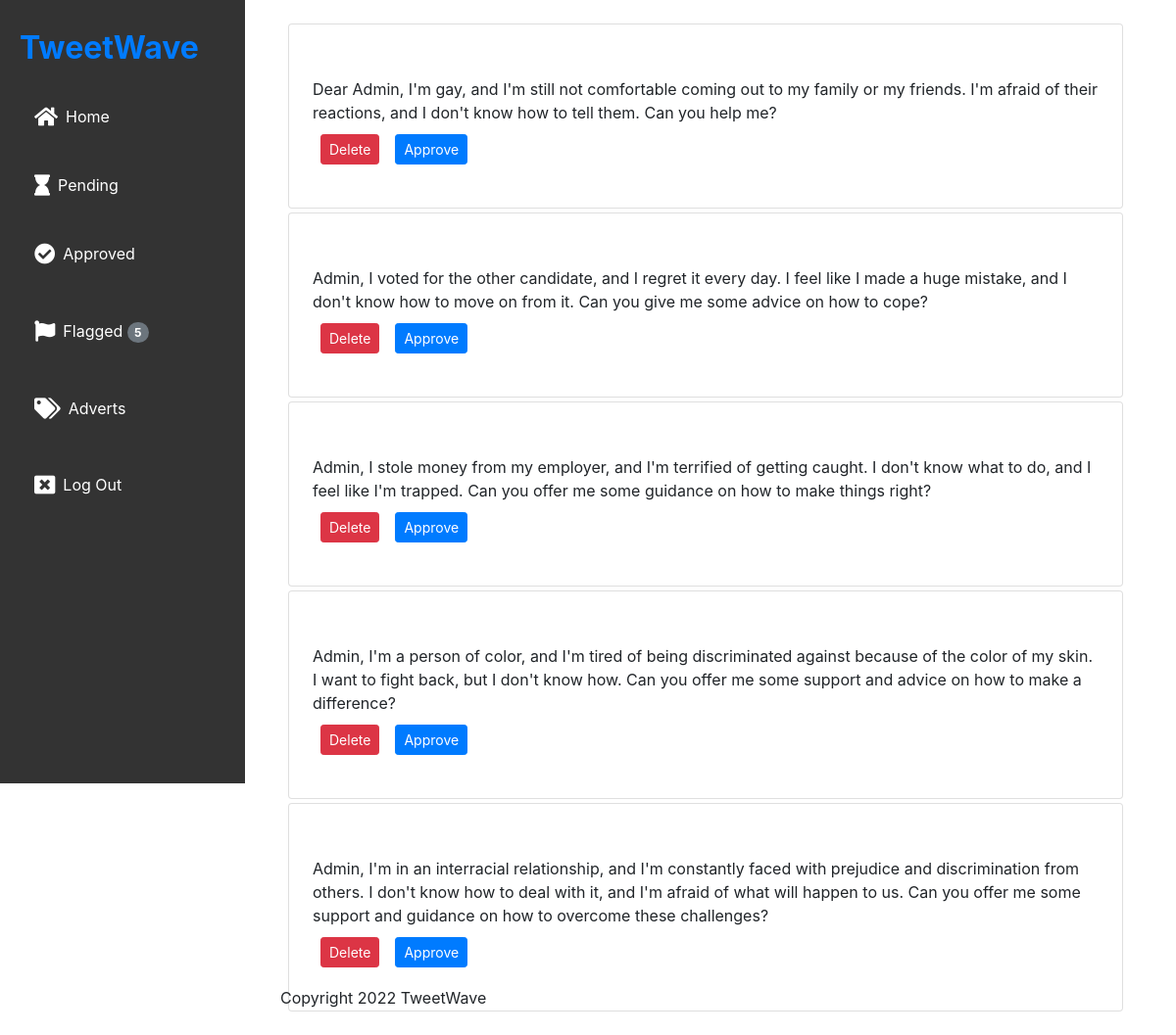
/mod/flagged/ (signed in), run on the app's committed database.
### submission/models.py (models this page shows, shortened)
class Confession(models.Model):
    uuidField = models.UUIDField(default=uuid4)
    approved = models.BooleanField(default=False)
    text = models.TextField()
    flag = models.BooleanField(default=False)
    media = models.FileField(upload_to="mediaFiles", null=True, blank=True)

### moderator/views.py (the view)
# urls.py: path('flagged/', views.flagged, name='flagged'),
@login_required()
def flagged(request):
    flags = Confession.objects.all().filter(flag=True)
    number = len(flags)
    context = {'flags': flags, 'number': number}
    return render(request, 'moderator/flagged.html', context)

### moderator/templates/moderator/flagged.html (shortened to what this page needs)
{% extends 'moderator/base.html' %}
{% block content %}
    {% for flag in flags %}
            {% if flag.media %}
                <div class="card p-1 m-1">
                    <div class="card-body">
                        <div class="row">
                            <div class="col-1">
                                <img src="{{ flag.media.url }}" alt="My Image" width="100" height="100" class="img-thumbnail" id="thumbnail">
                                <script>
                                    var img = document.getElementById("thumbnail");
                                    img.onclick = function() {
                                    img.style.width = "500px";
                                    img.style.height = "500px";
                                    img.style.position = "fixed";
                                    img.style.top = "50%";
                                    img.style.left = "50%";
                                    img.style.transform = "translate(-50%, -50%)";
                                    }
                                    document.onclick = function(event) {
                                    if (event.target != img) {
                                        img.style = "";
                                    }
                                    }
                                </script>
                            </div>
                            <div class="col-11">
                                {{ flag.text | linebreaks }}
                                <div class="button-group btn-group">
                                    <form action="{% url 'moderator:remove' flag.uuidField %}" method="POST" class="mx-2">
                                        {% csrf_token %}
                                        <button name="submit" class="btn btn-danger btn-sm">Delete</button>
                                    </form>
                                    <form action="{% url 'moderator:approve' confession.uuidField %}" method="POST" class="mx-2">
                                        {% csrf_token %}
                                        <button name="submit" class="btn btn-primary btn-sm">Approve</button>
                                    </form>
                                </div>
                            </div>
                        </div>
                    </div>
                </div>
            {% else %}
                <div class="card p-1 m-1">
                    <p>
                        <div class="card-body">
                            {{ flag.text | linebreaks }}
                            <div class="button-group btn-group">
                                <form action="{% url 'moderator:remove' flag.uuidField %}" method="POST" class="mx-2">
                                    <button name="submit" class="btn btn-danger btn-sm">Delete</button>
                                </form>
                                <form action="{% url 'moderator:approve' flag.uuidField %}" method="POST" class="mx-2">
                                    <button name="submit" class="btn btn-primary btn-sm">Approve</button>
                                </form>
                            </div>
                        </div>
                    </p>
                </div>
            {% endif %}
    {% empty %}
        <p>No flagged confessions</p>
    {% endfor %}
{% endblock content %}

### moderator/static/moderator/css/base.css (style rules this page uses)
p, ol, ul { margin: 10px 0; line-height: 1.5; }

### data on the page
Confession: text "Dear Admin, I'm gay, and I'm still not comfortable coming out to my family or my friends. I'm afraid of their reactions, and I don't know how to tell them. Can you help me?"
Confession: text "Admin, I voted for the other candidate, and I regret it every day. I feel like I made a huge mistake, and I don't know how to move on from it. Can you give me some advice on how to cope?"
Confession: text "Admin, I stole money from my employer, and I'm terrified of getting caught. I don't know what to do, and I feel like I'm trapped. Can you offer me some guidance on how to make things right?"
Confession: text "Admin, I'm a person of color, and I'm tired of being discriminated against because of the color of my skin. I want to fight back, but I don't know how. Can you offer me some support and advice on how to make a difference?"
Confession: text "Admin, I'm in an interracial relationship, and I'm constantly faced with prejudice and discrimination from others. I don't know how to deal with it, and I'm afraid of what will happen to us. Can you offer me some support and guidance on how to overcome these challenges?"

### other printed values
{{ number }} "5"
